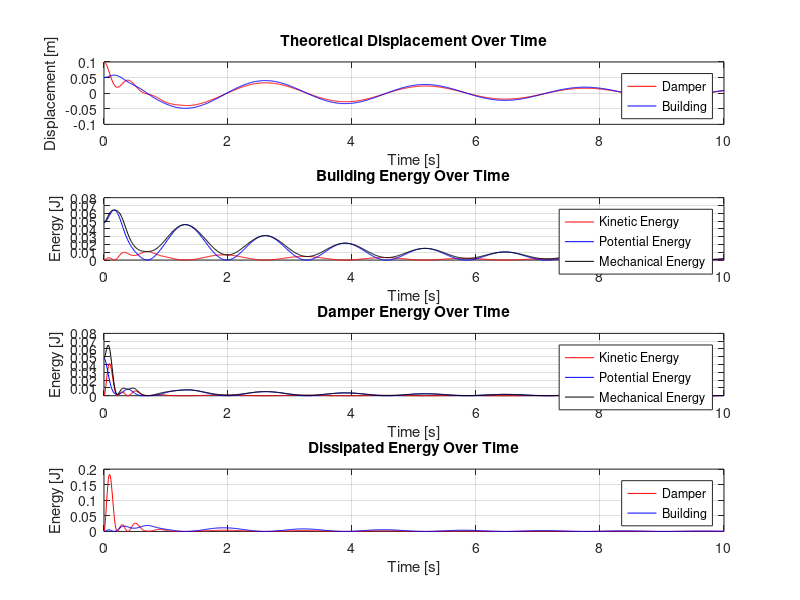

This chart was generated by the following MATLAB code: (Note: this script raises an error after producing the figure.)
% Parameters for the mass-damper system
m1 = 0.225;  % Mass of the damper (kg)
k1 = 9.588;  % Stiffness of the damper (N/m)
c1 = 0.5;    % Damping coefficient of the damper (Ns/m)

m2 = 1.14;   % Mass of the building (kg)
k2 = 38.62;  % Stiffness of the building (N/m)
c2 = 1.0;    % Damping coefficient of the building (Ns/m)

% Time vector
t = linspace(0, 10, 1000);  % Simulate for 10 seconds

% Initial conditions [x1, v1, x2, v2]
initial_conditions = [0.1; 0; 0.05; 0]; % Initial displacement and velocity

% Define system of ODEs for coupled oscillation
coupled_ode = @(t, y) [
    y(2);
    (-c1 * y(2) - k1 * y(1) + c2 * (y(4) - y(2)) + k2 * (y(3) - y(1))) / m1;
    y(4);
    (-c2 * (y(4) - y(2)) - k2 * (y(3) - y(1))) / m2
];

% Solve the system using ode45
[t, sol] = ode45(coupled_ode, t, initial_conditions);

% Extract positions and velocities
x1 = sol(:, 1); % Displacement of damper
v1 = sol(:, 2); % Velocity of damper
x2 = sol(:, 3); % Displacement of building
v2 = sol(:, 4); % Velocity of building

% Energy calculations
KE1 = 0.5 * m1 * v1.^2; % Kinetic energy of damper
PE1 = 0.5 * k1 * x1.^2; % Potential energy of damper
ME1 = KE1 + PE1;        % Mechanical energy of damper

KE2 = 0.5 * m2 * v2.^2; % Kinetic energy of building
PE2 = 0.5 * k2 * x2.^2; % Potential energy of building
ME2 = KE2 + PE2;        % Mechanical energy of building

% Dissipated energy (simplified damping loss model)
diss_energy1 = c1 * v1.^2;
diss_energy2 = c2 * v2.^2;

% Plot results
figure;

% Displacement plot
subplot(4,1,1);
plot(t, x1, 'r', 'DisplayName', 'Damper');
hold on;
plot(t, x2, 'b', 'DisplayName', 'Building');
title('Theoretical Displacement Over Time');
xlabel('Time [s]');
ylabel('Displacement [m]');
legend;
grid on;

% Energy in the building
subplot(4,1,2);
plot(t, KE2, 'r', 'DisplayName', 'Kinetic Energy');
hold on;
plot(t, PE2, 'b', 'DisplayName', 'Potential Energy');
plot(t, ME2, 'k', 'DisplayName', 'Mechanical Energy');
title('Building Energy Over Time');
xlabel('Time [s]');
ylabel('Energy [J]');
legend;
grid on;

% Energy in the damper
subplot(4,1,3);
plot(t, KE1, 'r', 'DisplayName', 'Kinetic Energy');
hold on;
plot(t, PE1, 'b', 'DisplayName', 'Potential Energy');
plot(t, ME1, 'k', 'DisplayName', 'Mechanical Energy');
title('Damper Energy Over Time');
xlabel('Time [s]');
ylabel('Energy [J]');
legend;
grid on;

% Dissipated energy
subplot(4,1,4);
plot(t, diss_energy1, 'r', 'DisplayName', 'Damper');
hold on;
plot(t, diss_energy2, 'b', 'DisplayName', 'Building');
title('Dissipated Energy Over Time');
xlabel('Time [s]');
ylabel('Energy [J]');
legend;
grid on;

sgtitle('Coupled Mass Damper System Simulation');


